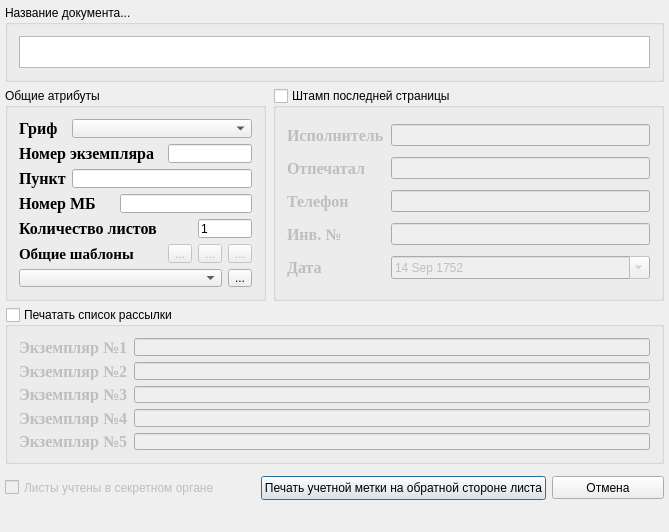
<?xml version="1.0" encoding="UTF-8"?>
<ui version="4.0">
 <class>MainWindow</class>
 <widget class="QMainWindow" name="MainWindow">
  <property name="geometry">
   <rect>
    <x>0</x>
    <y>0</y>
    <width>669</width>
    <height>532</height>
   </rect>
  </property>
  <property name="windowTitle">
   <string>Защищенная печать</string>
  </property>
  <widget class="QWidget" name="centralWidget">
   <widget class="QGroupBox" name="reciversListGroupBoxChecked">
    <property name="geometry">
     <rect>
      <x>5</x>
      <y>307</y>
      <width>659</width>
      <height>157</height>
     </rect>
    </property>
    <property name="title">
     <string>Печатать список рассылки</string>
    </property>
    <property name="checkable">
     <bool>true</bool>
    </property>
    <property name="checked">
     <bool>false</bool>
    </property>
    <layout class="QGridLayout" name="gridLayout_4">
     <item row="0" column="0">
      <widget class="QLabel" name="label_17">
       <property name="font">
        <font>
         <family>Times New Roman</family>
         <pointsize>12</pointsize>
         <weight>75</weight>
         <bold>true</bold>
        </font>
       </property>
       <property name="text">
        <string>Экземпляр №1</string>
       </property>
      </widget>
     </item>
     <item row="0" column="1">
      <widget class="QLineEdit" name="reciverOne_lineEd">
       <property name="enabled">
        <bool>false</bool>
       </property>
      </widget>
     </item>
     <item row="1" column="0">
      <widget class="QLabel" name="label_18">
       <property name="font">
        <font>
         <family>Times New Roman</family>
         <pointsize>12</pointsize>
         <weight>75</weight>
         <bold>true</bold>
        </font>
       </property>
       <property name="text">
        <string>Экземпляр №2</string>
       </property>
      </widget>
     </item>
     <item row="1" column="1">
      <widget class="QLineEdit" name="reciverTwo_lineEd">
       <property name="enabled">
        <bool>false</bool>
       </property>
      </widget>
     </item>
     <item row="2" column="0">
      <widget class="QLabel" name="label_19">
       <property name="font">
        <font>
         <family>Times New Roman</family>
         <pointsize>12</pointsize>
         <weight>75</weight>
         <bold>true</bold>
        </font>
       </property>
       <property name="text">
        <string>Экземпляр №3</string>
       </property>
      </widget>
     </item>
     <item row="3" column="0">
      <widget class="QLabel" name="label_20">
       <property name="font">
        <font>
         <family>Times New Roman</family>
         <pointsize>12</pointsize>
         <weight>75</weight>
         <bold>true</bold>
        </font>
       </property>
       <property name="text">
        <string>Экземпляр №4</string>
       </property>
      </widget>
     </item>
     <item row="4" column="0">
      <widget class="QLabel" name="label_21">
       <property name="font">
        <font>
         <family>Times New Roman</family>
         <pointsize>12</pointsize>
         <weight>75</weight>
         <bold>true</bold>
        </font>
       </property>
       <property name="text">
        <string>Экземпляр №5</string>
       </property>
      </widget>
     </item>
     <item row="3" column="1">
      <widget class="QLineEdit" name="reciverFour_lineEd">
       <property name="enabled">
        <bool>false</bool>
       </property>
       <property name="inputMask">
        <string/>
       </property>
       <property name="text">
        <string/>
       </property>
      </widget>
     </item>
     <item row="2" column="1">
      <widget class="QLineEdit" name="reciverThree_lineEd">
       <property name="enabled">
        <bool>false</bool>
       </property>
       <property name="inputMask">
        <string/>
       </property>
      </widget>
     </item>
     <item row="4" column="1">
      <widget class="QLineEdit" name="reciverFive_lineEd">
       <property name="enabled">
        <bool>false</bool>
       </property>
       <property name="inputMask">
        <string/>
       </property>
       <property name="text">
        <string/>
       </property>
      </widget>
     </item>
    </layout>
   </widget>
   <widget class="QGroupBox" name="commonGroupBox">
    <property name="enabled">
     <bool>true</bool>
    </property>
    <property name="geometry">
     <rect>
      <x>5</x>
      <y>88</y>
      <width>261</width>
      <height>213</height>
     </rect>
    </property>
    <property name="title">
     <string>Общие атрибуты</string>
    </property>
    <layout class="QGridLayout" name="gridLayout">
     <item row="0" column="0">
      <widget class="QLabel" name="label">
       <property name="font">
        <font>
         <family>Times New Roman</family>
         <pointsize>12</pointsize>
         <weight>75</weight>
         <bold>true</bold>
        </font>
       </property>
       <property name="text">
        <string>Гриф</string>
       </property>
      </widget>
     </item>
     <item row="0" column="1" colspan="5">
      <widget class="QComboBox" name="secretCBox">
       <property name="currentIndex">
        <number>-1</number>
       </property>
      </widget>
     </item>
     <item row="1" column="0" colspan="3">
      <widget class="QLabel" name="label_2">
       <property name="font">
        <font>
         <family>Times New Roman</family>
         <pointsize>12</pointsize>
         <weight>75</weight>
         <bold>true</bold>
        </font>
       </property>
       <property name="text">
        <string>Номер экземпляра</string>
       </property>
      </widget>
     </item>
     <item row="1" column="3" colspan="3">
      <widget class="QLineEdit" name="copyNumberLineEd"/>
     </item>
     <item row="2" column="0">
      <widget class="QLabel" name="label_3">
       <property name="font">
        <font>
         <family>Times New Roman</family>
         <pointsize>12</pointsize>
         <weight>75</weight>
         <bold>true</bold>
        </font>
       </property>
       <property name="text">
        <string>Пункт</string>
       </property>
      </widget>
     </item>
     <item row="2" column="1" colspan="5">
      <widget class="QLineEdit" name="punktLineEd"/>
     </item>
     <item row="3" column="0" colspan="2">
      <widget class="QLabel" name="label_4">
       <property name="font">
        <font>
         <family>Times New Roman</family>
         <pointsize>12</pointsize>
         <weight>75</weight>
         <bold>true</bold>
        </font>
       </property>
       <property name="text">
        <string>Номер МБ</string>
       </property>
      </widget>
     </item>
     <item row="3" column="2" colspan="4">
      <widget class="QLineEdit" name="mbNumberLineEd"/>
     </item>
     <item row="4" column="0" colspan="3">
      <widget class="QLabel" name="label_15">
       <property name="font">
        <font>
         <family>Times New Roman</family>
         <pointsize>12</pointsize>
         <weight>75</weight>
         <bold>true</bold>
        </font>
       </property>
       <property name="text">
        <string>Количество листов</string>
       </property>
      </widget>
     </item>
     <item row="4" column="4" colspan="2">
      <widget class="QLineEdit" name="pageCountEd">
       <property name="inputMask">
        <string>Dddd; </string>
       </property>
       <property name="text">
        <string>1</string>
       </property>
      </widget>
     </item>
     <item row="5" column="0" colspan="3">
      <widget class="QLabel" name="tmplLabel">
       <property name="font">
        <font>
         <family>Times New Roman</family>
         <pointsize>11</pointsize>
         <weight>75</weight>
         <italic>false</italic>
         <bold>true</bold>
         <kerning>false</kerning>
        </font>
       </property>
       <property name="text">
        <string>Общие шаблоны</string>
       </property>
      </widget>
     </item>
     <item row="5" column="3">
      <widget class="QToolButton" name="editTemplatesTBtn">
       <property name="enabled">
        <bool>false</bool>
       </property>
       <property name="toolTip">
        <string>Редактирование текщего шаблона</string>
       </property>
       <property name="text">
        <string>...</string>
       </property>
       <property name="icon">
        <iconset resource="../../safeFatPrinter/branch/images.qrc">
         <normaloff>:/images/handbook.png</normaloff>:/images/handbook.png</iconset>
       </property>
      </widget>
     </item>
     <item row="5" column="4">
      <widget class="QToolButton" name="addTemplatesTBtn">
       <property name="enabled">
        <bool>false</bool>
       </property>
       <property name="text">
        <string>...</string>
       </property>
       <property name="icon">
        <iconset resource="../../safeFatPrinter/branch/images.qrc">
         <normaloff>:/images/edit_add.png</normaloff>:/images/edit_add.png</iconset>
       </property>
      </widget>
     </item>
     <item row="5" column="5">
      <widget class="QToolButton" name="dellTemplatesTBtn">
       <property name="enabled">
        <bool>false</bool>
       </property>
       <property name="text">
        <string>...</string>
       </property>
       <property name="icon">
        <iconset resource="../../safeFatPrinter/branch/images.qrc">
         <normaloff>:/images/edit_remove.png</normaloff>:/images/edit_remove.png</iconset>
       </property>
      </widget>
     </item>
     <item row="6" column="0" colspan="5">
      <widget class="QComboBox" name="templatesCbox">
       <property name="toolTip">
        <string>Выберите шаблон,который будет примен к текущему документу</string>
       </property>
       <property name="currentIndex">
        <number>-1</number>
       </property>
      </widget>
     </item>
     <item row="6" column="5">
      <widget class="QToolButton" name="switch_Local_GlolbalBtn">
       <property name="toolTip">
        <string>Выбор общих или индивидуальных шаблонов</string>
       </property>
       <property name="text">
        <string>...</string>
       </property>
       <property name="icon">
        <iconset resource="../../safeFatPrinter/branch/images.qrc">
         <normaloff>:/images/user-32.png</normaloff>:/images/user-32.png</iconset>
       </property>
       <property name="checkable">
        <bool>true</bool>
       </property>
      </widget>
     </item>
    </layout>
   </widget>
   <widget class="QGroupBox" name="groupBox_4">
    <property name="geometry">
     <rect>
      <x>5</x>
      <y>5</y>
      <width>659</width>
      <height>77</height>
     </rect>
    </property>
    <property name="title">
     <string>Название документа...</string>
    </property>
    <layout class="QGridLayout" name="gridLayout_3">
     <item row="0" column="0">
      <widget class="QPlainTextEdit" name="docName_plainTextEdit">
       <property name="enabled">
        <bool>true</bool>
       </property>
       <property name="maximumSize">
        <size>
         <width>641</width>
         <height>41</height>
        </size>
       </property>
       <property name="verticalScrollBarPolicy">
        <enum>Qt::ScrollBarAsNeeded</enum>
       </property>
       <property name="horizontalScrollBarPolicy">
        <enum>Qt::ScrollBarAlwaysOff</enum>
       </property>
       <property name="plainText">
        <string/>
       </property>
      </widget>
     </item>
    </layout>
   </widget>
   <widget class="QPushButton" name="cancelBtn">
    <property name="geometry">
     <rect>
      <x>552</x>
      <y>476</y>
      <width>112</width>
      <height>23</height>
     </rect>
    </property>
    <property name="text">
     <string>Отмена</string>
    </property>
   </widget>
   <widget class="QCheckBox" name="paperAccountsOutSide">
    <property name="enabled">
     <bool>false</bool>
    </property>
    <property name="geometry">
     <rect>
      <x>5</x>
      <y>479</y>
      <width>250</width>
      <height>17</height>
     </rect>
    </property>
    <property name="text">
     <string>Листы учтены в секретном органе</string>
    </property>
   </widget>
   <widget class="QPushButton" name="previewBtn">
    <property name="enabled">
     <bool>true</bool>
    </property>
    <property name="geometry">
     <rect>
      <x>261</x>
      <y>476</y>
      <width>285</width>
      <height>24</height>
     </rect>
    </property>
    <property name="text">
     <string>Печать учетной метки на обратной стороне листа</string>
    </property>
    <property name="icon">
     <iconset>
      <normaloff>:/images/win/fileprint.png</normaloff>:/images/win/fileprint.png</iconset>
    </property>
    <property name="autoDefault">
     <bool>true</bool>
    </property>
    <property name="default">
     <bool>true</bool>
    </property>
   </widget>
   <widget class="QGroupBox" name="lastPageGroupBoxChecked">
    <property name="enabled">
     <bool>true</bool>
    </property>
    <property name="geometry">
     <rect>
      <x>273</x>
      <y>88</y>
      <width>391</width>
      <height>213</height>
     </rect>
    </property>
    <property name="title">
     <string>Штамп последней страницы</string>
    </property>
    <property name="checkable">
     <bool>true</bool>
    </property>
    <property name="checked">
     <bool>false</bool>
    </property>
    <layout class="QGridLayout" name="gridLayout_2">
     <item row="0" column="0">
      <widget class="QLabel" name="label_5">
       <property name="font">
        <font>
         <family>Times New Roman</family>
         <pointsize>12</pointsize>
         <weight>75</weight>
         <bold>true</bold>
        </font>
       </property>
       <property name="text">
        <string>Исполнитель</string>
       </property>
      </widget>
     </item>
     <item row="0" column="1">
      <widget class="QLineEdit" name="executor_lineEd">
       <property name="enabled">
        <bool>false</bool>
       </property>
      </widget>
     </item>
     <item row="1" column="0">
      <widget class="QLabel" name="label_6">
       <property name="font">
        <font>
         <family>Times New Roman</family>
         <pointsize>12</pointsize>
         <weight>75</weight>
         <bold>true</bold>
        </font>
       </property>
       <property name="text">
        <string>Отпечатал</string>
       </property>
      </widget>
     </item>
     <item row="1" column="1">
      <widget class="QLineEdit" name="pressman_lineEd">
       <property name="enabled">
        <bool>false</bool>
       </property>
      </widget>
     </item>
     <item row="2" column="0">
      <widget class="QLabel" name="label_7">
       <property name="font">
        <font>
         <family>Times New Roman</family>
         <pointsize>12</pointsize>
         <weight>75</weight>
         <bold>true</bold>
        </font>
       </property>
       <property name="text">
        <string>Телефон</string>
       </property>
      </widget>
     </item>
     <item row="3" column="0">
      <widget class="QLabel" name="label_8">
       <property name="font">
        <font>
         <family>Times New Roman</family>
         <pointsize>12</pointsize>
         <weight>75</weight>
         <bold>true</bold>
        </font>
       </property>
       <property name="text">
        <string>Инв. №</string>
       </property>
      </widget>
     </item>
     <item row="5" column="0">
      <widget class="QLabel" name="label_9">
       <property name="font">
        <font>
         <family>Times New Roman</family>
         <pointsize>12</pointsize>
         <weight>75</weight>
         <bold>true</bold>
        </font>
       </property>
       <property name="text">
        <string>Дата</string>
       </property>
      </widget>
     </item>
     <item row="3" column="1">
      <widget class="QLineEdit" name="invNumber_lineEd">
       <property name="enabled">
        <bool>false</bool>
       </property>
       <property name="inputMask">
        <string/>
       </property>
       <property name="text">
        <string/>
       </property>
      </widget>
     </item>
     <item row="2" column="1">
      <widget class="QLineEdit" name="telephone_lineEd">
       <property name="enabled">
        <bool>false</bool>
       </property>
       <property name="inputMask">
        <string notr="true"/>
       </property>
      </widget>
     </item>
     <item row="5" column="1">
      <widget class="QDateEdit" name="dateField_dateEd">
       <property name="enabled">
        <bool>false</bool>
       </property>
       <property name="dateTime">
        <datetime>
         <hour>0</hour>
         <minute>0</minute>
         <second>0</second>
         <year>1752</year>
         <month>9</month>
         <day>14</day>
        </datetime>
       </property>
       <property name="calendarPopup">
        <bool>true</bool>
       </property>
      </widget>
     </item>
    </layout>
   </widget>
  </widget>
  <widget class="QStatusBar" name="statusBar">
   <property name="sizeGripEnabled">
    <bool>false</bool>
   </property>
  </widget>
 </widget>
 <layoutdefault spacing="6" margin="11"/>
 <resources>
  <include location="images.qrc"/>
 </resources>
 <connections/>
</ui>
